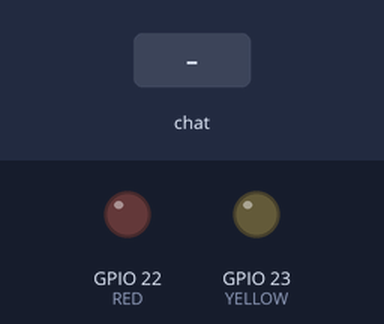
Bench run of a program on a simulated Raspberry Pi (BCM pin numbers). Shown: output pins drawn as LEDs (lit = HIGH). Inputs (shaded band) come from the test bench. What the program prints to the terminal is not drawn.

Above: at 1.2 s.
1.3 s: chat message "red on" arrives
At 1.9 s:
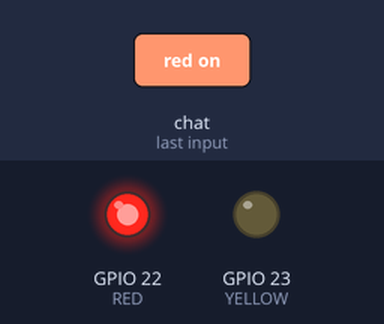
2.8 s: chat message "yellow on" arrives
At 4.0 s:
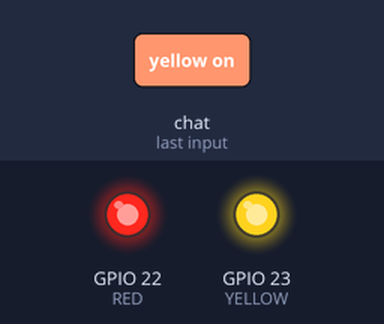
4.3 s: chat message "red off" arrives
At 5.3 s:
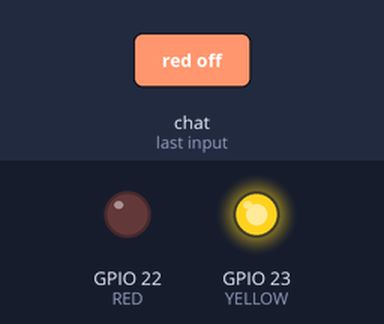
5.8 s: chat message "yellow off" arrives
At 6.5 s:
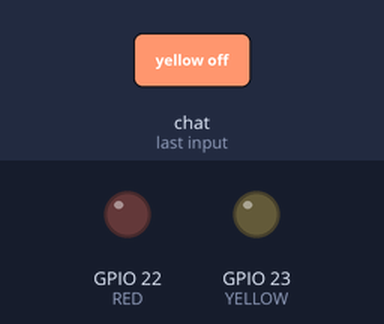
7.3 s: chat message "all on" arrives
At 7.6 s:
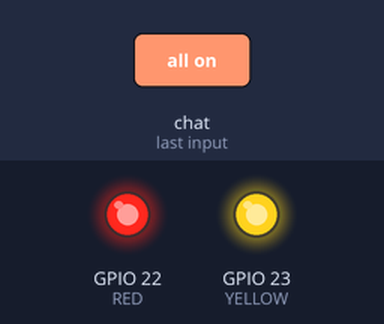
Timing chart, 0 to 9.8 s (numbered marks = the images above; inputs shaded):
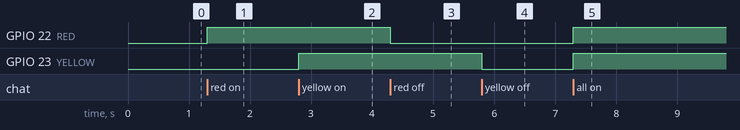

Measured:
- after the input at 1.3 s, GPIO 22 (RED): LOW → HIGH at once
- after the input at 2.8 s, GPIO 23 (YELLOW): LOW → HIGH at once
- after the input at 4.3 s, GPIO 22 (RED): HIGH → LOW at once
- after the input at 5.8 s, GPIO 23 (YELLOW): HIGH → LOW at once
- after the input at 7.3 s, GPIO 22 (RED), GPIO 23 (YELLOW): LOW → HIGH at once

The program:

r4.py
```python
# PRACTICAL 4 - TELEGRAM LED CONTROL
# File: practical_4_telegram_led.py

# =====================================
# PIN CONNECTIONS
# =====================================
# Red LED    -> GPIO22 -> Physical Pin 15
# Yellow LED -> GPIO23 -> Physical Pin 16
# Both GND   -> Pin 6 / 9

# =====================================
# HARDWARE STEPS
# =====================================
# 1. Connect Red LED to GPIO22 using resistor
# 2. Connect Yellow LED to GPIO23 using resistor
# 3. Connect both negatives to GND
# 4. Create Telegram bot using BotFather
# 5. Copy bot token and paste below
# 6. Run python file
# 7. Send commands from Telegram app

# =====================================
# LIBRARY / SETTINGS
# =====================================
# Install:
# sudo apt install python3-pip
# pip3 install telepot

import telepot
from telepot.loop import MessageLoop
import RPi.GPIO as GPIO
import time

GPIO.setmode(GPIO.BCM)

RED = 22
YELLOW = 23

GPIO.setup(RED, GPIO.OUT)
GPIO.setup(YELLOW, GPIO.OUT)

# Paste your Telegram bot token here
TOKEN = "YOUR_BOT_TOKEN"

def control_led(msg):
    command = msg['text'].lower()

    if command == "red on":
        GPIO.output(RED, GPIO.HIGH)

    elif command == "red off":
        GPIO.output(RED, GPIO.LOW)

    elif command == "yellow on":
        GPIO.output(YELLOW, GPIO.HIGH)

    elif command == "yellow off":
        GPIO.output(YELLOW, GPIO.LOW)

    elif command == "all on":
        GPIO.output(RED, GPIO.HIGH)
        GPIO.output(YELLOW, GPIO.HIGH)

    elif command == "all off":
        GPIO.output(RED, GPIO.LOW)
        GPIO.output(YELLOW, GPIO.LOW)

bot = telepot.Bot(TOKEN)
MessageLoop(bot, control_led).run_as_thread()

print("Telegram bot started...")

while True:
    time.sleep(10)
```
